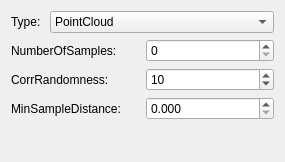
                 <widget class="QWidget" name="scrollAreaWidgetContents_2">
                  <property name="geometry">
                   <rect>
                    <x>0</x>
                    <y>0</y>
                    <width>285</width>
                    <height>162</height>
                   </rect>
                  </property>
                  <layout class="QVBoxLayout" name="verticalLayout_13">
                   <item>
                    <layout class="QHBoxLayout" name="horizontalLayout_31">
                     <item>
                      <widget class="QLabel" name="label_13">
                       <property name="text">
                        <string>Type: </string>
                       </property>
                      </widget>
                     </item>
                     <item>
                      <widget class="QComboBox" name="cbox_feature2">
                       <property name="sizePolicy">
                        <sizepolicy hsizetype="Expanding" vsizetype="Fixed">
                         <horstretch>0</horstretch>
                         <verstretch>0</verstretch>
                        </sizepolicy>
                       </property>
                       <item>
                        <property name="text">
                         <string>PointCloud</string>
                        </property>
                       </item>
                       <item>
                        <property name="text">
                         <string>PFHFeature</string>
                        </property>
                       </item>
                       <item>
                        <property name="text">
                         <string>FPFHFeature</string>
                        </property>
                       </item>
                       <item>
                        <property name="text">
                         <string>SHOTFeature</string>
                        </property>
                       </item>
                      </widget>
                     </item>
                    </layout>
                   </item>
                   <item>
                    <layout class="QHBoxLayout" name="horizontalLayout_32">
                     <item>
                      <widget class="QLabel" name="label_29">
                       <property name="text">
                        <string>NumberOfSamples: </string>
                       </property>
                      </widget>
                     </item>
                     <item>
                      <widget class="QSpinBox" name="spin_nr_samples"/>
                     </item>
                    </layout>
                   </item>
                   <item>
                    <layout class="QHBoxLayout" name="horizontalLayout_33">
                     <item>
                      <widget class="QLabel" name="label_30">
                       <property name="text">
                        <string>CorrRandomness: </string>
                       </property>
                      </widget>
                     </item>
                     <item>
                      <widget class="QSpinBox" name="spin_k2">
                       <property name="maximum">
                        <number>99999</number>
                       </property>
                       <property name="value">
                        <number>10</number>
                       </property>
                      </widget>
                     </item>
                    </layout>
                   </item>
                   <item>
                    <layout class="QHBoxLayout" name="horizontalLayout_34">
                     <item>
                      <widget class="QLabel" name="label_31">
                       <property name="text">
                        <string>MinSampleDistance: </string>
                       </property>
                      </widget>
                     </item>
                     <item>
                      <widget class="QDoubleSpinBox" name="dspin_min_sample_distance">
                       <property name="decimals">
                        <number>3</number>
                       </property>
                       <property name="maximum">
                        <double>99999.000000000000000</double>
                       </property>
                       <property name="singleStep">
                        <double>0.010000000000000</double>
                       </property>
                      </widget>
                     </item>
                    </layout>
                   </item>
                   <item>
                    <spacer name="verticalSpacer_8">
                     <property name="orientation">
                      <enum>Qt::Vertical</enum>
                     </property>
                     <property name="sizeHint" stdset="0">
                      <size>
                       <width>20</width>
                       <height>37</height>
                      </size>
                     </property>
                    </spacer>
                   </item>
                  </layout>
                 </widget>
